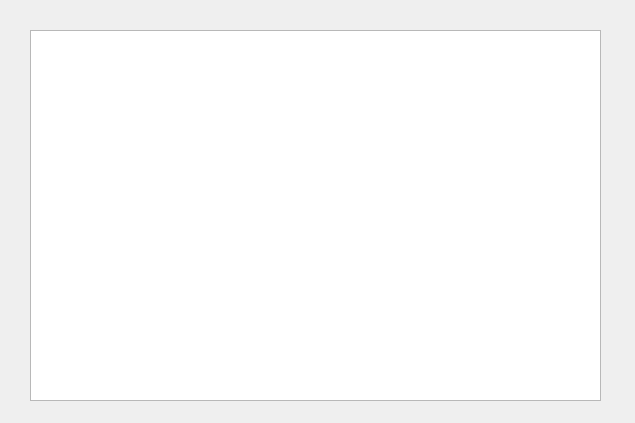
<?xml version="1.0" encoding="UTF-8"?>
<ui version="4.0">
 <class>Widget</class>
 <widget class="QWidget" name="Widget">
  <property name="geometry">
   <rect>
    <x>0</x>
    <y>0</y>
    <width>635</width>
    <height>423</height>
   </rect>
  </property>
  <property name="windowTitle">
   <string>Widget</string>
  </property>
  <widget class="QTextBrowser" name="textBrowser">
   <property name="geometry">
    <rect>
     <x>30</x>
     <y>30</y>
     <width>571</width>
     <height>371</height>
    </rect>
   </property>
  </widget>
 </widget>
 <layoutdefault spacing="6" margin="11"/>
 <resources/>
 <connections/>
</ui>
